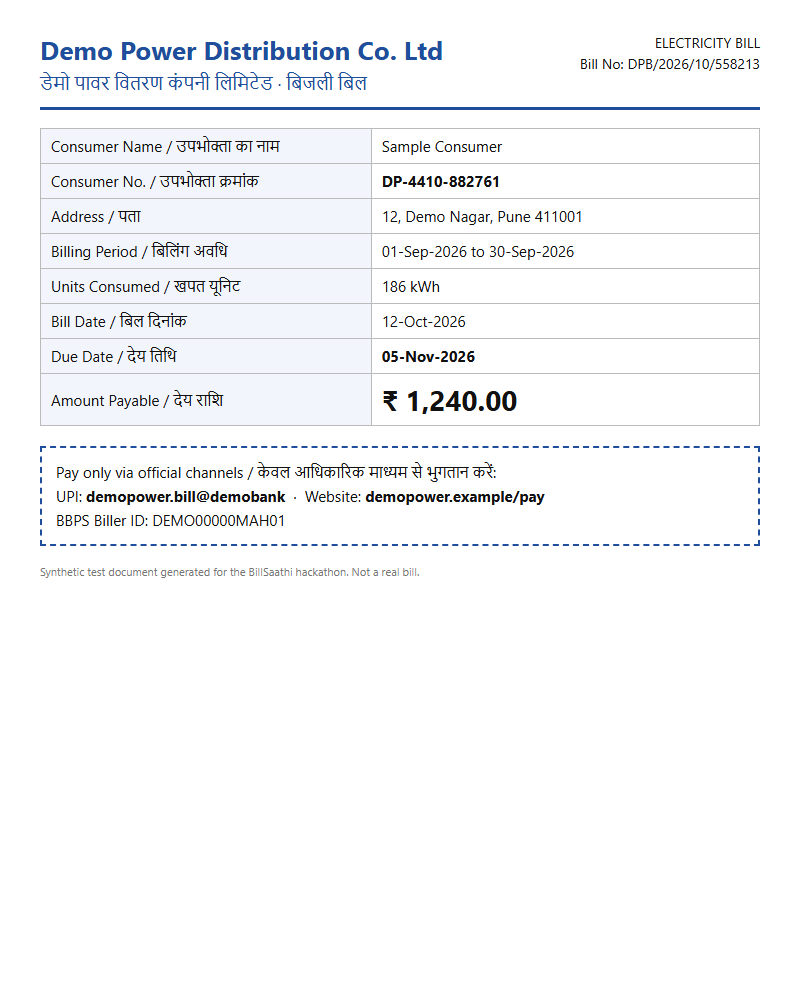
#> input picture api/spike/inputs/bill_clean.png, 800 x 1000 px
$ python -i make_inputs.py   (imports and definitions only)
#> lines starting #> are read from the running program, lines starting #| are printed output that depends on the picture; after the words box and inside, x2 and y2 are one past the last pixel; in counts of white or black regions, pixels touching at a corner belong together
"""Generate the spike's synthetic inputs and inputs/labels.jsonl.

Documents are HTML rendered by headless Edge (correct Devanagari shaping); the
"phone photo" is composited with Pillow so the bill's exact corners are known.
All names, numbers, domains and UPI IDs are fictional.

Run from api/:  .venv\\Scripts\\python -m spike.make_inputs
"""

import html
import json
import math
import random
import re
import subprocess
import tempfile
from datetime import date
from pathlib import Path
from string import Template

from PIL import Image, ImageDraw, ImageFilter

from app.schemas import (
    BillerCategory,
    BillFields,
    Channel,
    DestinationKind,
    Evidence,
    EvidenceCode,
    Expected,
    InputKind,
    Label,
    LabelInput,
    PaymentDestination,
    Region,
    Verdict,
)

HERE = Path(__file__).parent
TEMPLATES = HERE / "templates"
OUT = HERE / "inputs"
EDGE = Path(r"C:\Program Files (x86)\Microsoft\Edge\Application\msedge.exe")

BILL = {
    "bill_no": "DPB/2026/10/558213",
    "consumer_name": "Sample Consumer",
    "consumer_number": "DP-4410-882761",
    "address": "12, Demo Nagar, Pune 411001",
    "period": "01-Sep-2026 to 30-Sep-2026",
    "units": "186",
    "bill_date": "12-Oct-2026",
    "due_date": "05-Nov-2026",
    "amount": "1,240.00",
    "vpa": "demopower.bill@demobank",
    "site": "demopower.example/pay",
    "bbps_id": "DEMO00000MAH01",
}

SCAM_PHONE = "+91 90000 00000"
SCAM_LINK = "dem0power-update.example/pay"
SMS_SCAM_EN = (
    "Dear Consumer, Your electricity power will be disconnected tonight at 9:30 PM from "
    "electricity office because your previous month bill was not updated. Please immediately "
    f"contact our electricity officer {SCAM_PHONE}. Pay now:"
)
SMS_SCAM_HI = (
    "प्रिय उपभोक्ता, आपका बिजली कनेक्शन आज रात 9:30 बजे काट दिया जाएगा क्योंकि आपके पिछले महीने "
    f"का बिल अपडेट नहीं हुआ है। तुरंत बिजली अधिकारी से संपर्क करें {SCAM_PHONE}। "
    f"अभी भुगतान करें: {SCAM_LINK}"
)
WHATSAPP_HINGLISH = (
    "Namaste 🙏 Demo Power Customer Care. Aapka KYC update nahi hua hai, aaj raat connection "
    "cut ho jayega. Turant ye app download karke KYC complete karein: "
    f"demopower-kyc.example/DemoPower_KYC.apk  Help ke liye call karein {SCAM_PHONE}"
)
SMS_GENUINE_EN = (
    "Dear Consumer, your Demo Power bill for Sep-2026 of Rs 1,240.00 for consumer no "
    "DP-4410-882761 is due on 05-Nov-2026. Pay via the official Demo Power app or "
    "demopower.example/pay. Ignore if already paid. -DEMOPW"
)
VOICE_EN = "Is this electricity bill safe to pay?"
# BV's own recording (Telugu-English mix); converted from voice_te.m4a with ffmpeg.
VOICE_TE = "ఈ కరెంట్ బిల్లు సరైనదేనా? నేను దీన్ని కట్టొచ్చా?"


# [38 lines left out: function render, not called in this run]


def box_to_polygon(box: list[float]) -> list[tuple[float, float]]:
    x0, y0, x1, y1 = box
    return [(x0, y0), (x1, y0), (x1, y1), (x0, y1)]


def make_photo(bill: Path, out: Path) -> list[tuple[float, float]]:
    """Tilt/skew the bill onto a cluttered table and return its four corners in the photo."""
#> called with bill = 'inputs/bill_clean.png', out = 'out.png'
    rng = random.Random(42)
    W, H = 1600, 1200
    bg = Image.new("RGB", (W, H), (150, 108, 72))
    d = ImageDraw.Draw(bg)
    for x in range(0, W, 3):  # wood grain
        shade = rng.randint(-18, 18)
        d.line([(x, 0), (x + rng.randint(-40, 40), H)], fill=(150 + shade, 108 + shade, 72 + shade))
    d.ellipse([1270, 120, 1520, 370], fill=(235, 235, 230))  # cup
    d.ellipse([1305, 155, 1485, 335], fill=(92, 58, 35))
    d.polygon([(90, 980), (560, 1120), (552, 1145), (82, 1004)], fill=(25, 60, 160))  # pen
    d.polygon(
        [(1180, 820), (1480, 790), (1510, 1080), (1210, 1110)], fill=(250, 226, 110)
    )  # sticky note
    bg = bg.filter(ImageFilter.GaussianBlur(1.2))

    src = Image.open(bill).convert("RGB")
#> src is the input picture: PIL image 800x1000 RGB; mean R, G, B 246.6, 247.4, 248.9
    w, h = src.size
#> w = 800; h = 1000
    scale, angle, shear = 0.98, math.radians(-7), 0.05
    ca, sa = math.cos(angle), math.sin(angle)
    # forward map p' = A p + t  (scale, then shear, then rotate)
    a, b = scale * ca, scale * (ca * shear - sa)
    c, e = scale * sa, scale * (sa * shear + ca)
    tx, ty = 330.0, 140.0
    corners = [
        (a * x + b * y + tx, c * x + e * y + ty) for x, y in [(0, 0), (w, 0), (w, h), (0, h)]
    ]
    det = a * e - b * c
    inv = (e / det, -b / det, (b * ty - e * tx) / det, -c / det, a / det, (c * tx - a * ty) / det)

    shadow = Image.new("L", (W, H), 0)
#> shadow: PIL image 1600x1200 L; every value is 0
    ImageDraw.Draw(shadow).polygon([(x + 14, y + 16) for x, y in corners], fill=110)
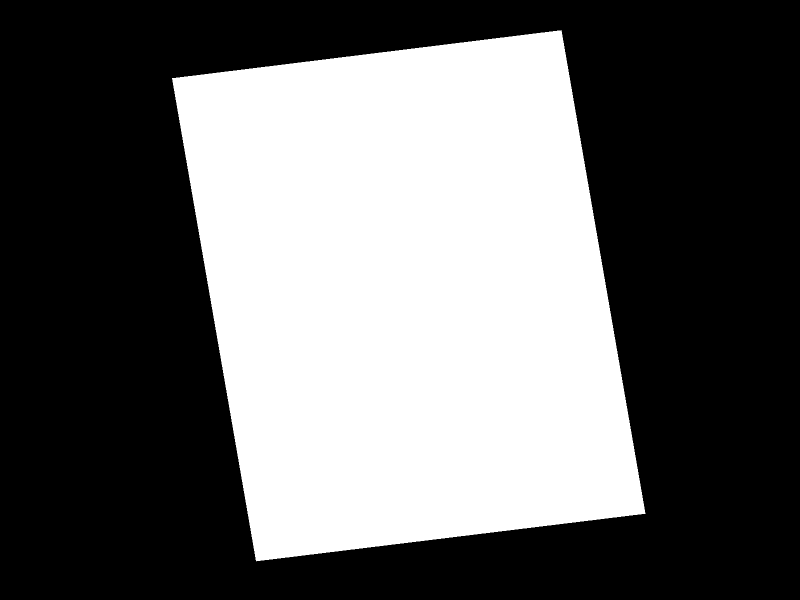
#> shadow: PIL image 1600x1200 L (shown at 1/2 size); values 0 (black) and 110 (white), 40.1% white; 1 white region, box (x1, y1, x2, y2) and area: (344, 60, 1291, 1123) 769043
    bg.paste((20, 14, 8), mask=shadow.filter(ImageFilter.GaussianBlur(14)))
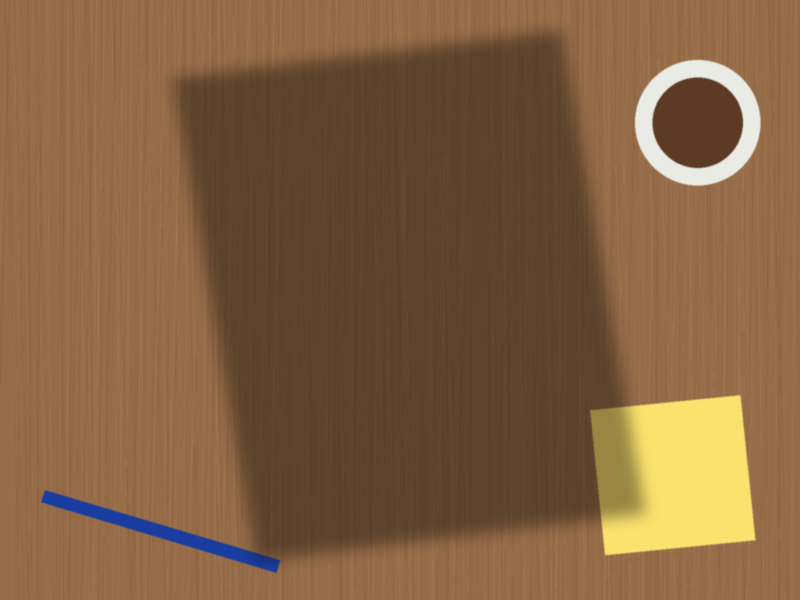
#> bg: PIL image 1600x1200 RGB (shown at 1/2 size); mean R, G, B 131.2, 97.2, 64.5
    warped = src.transform((W, H), Image.Transform.AFFINE, inv, resample=Image.Resampling.BICUBIC)
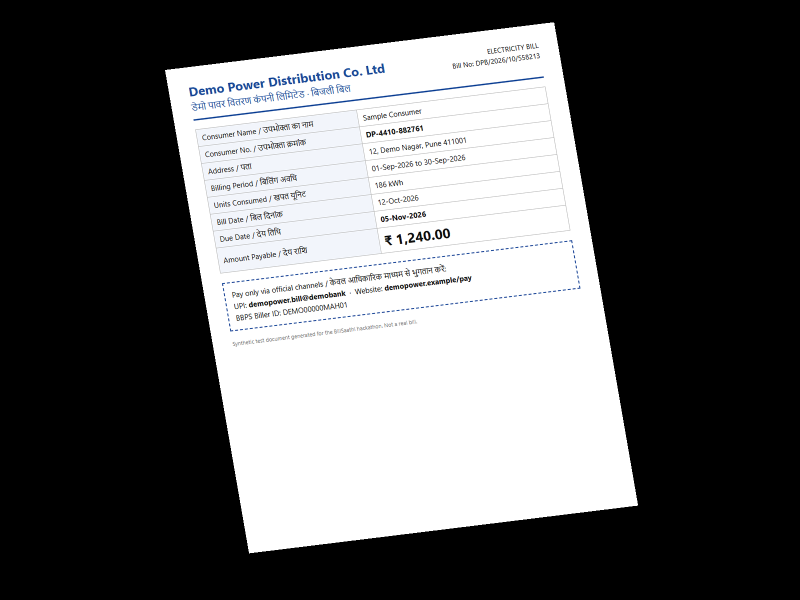
#> warped: PIL image 1600x1200 RGB (shown at 1/2 size); mean R, G, B 98.5, 98.8, 99.4
    mask = Image.new("L", (w, h), 255).transform(
        (W, H), Image.Transform.AFFINE, inv, resample=Image.Resampling.BILINEAR
    )
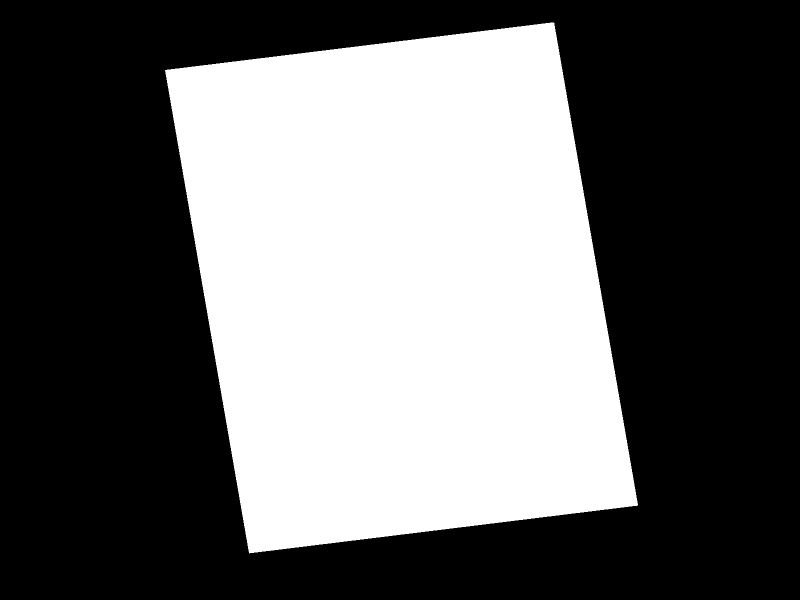
#> mask: PIL image 1600x1200 L (shown at 1/2 size); 40% white; 1 white region, box (x1, y1, x2, y2) and area: (330, 45, 1276, 1107) 768320
    bg.paste(warped, mask=mask)
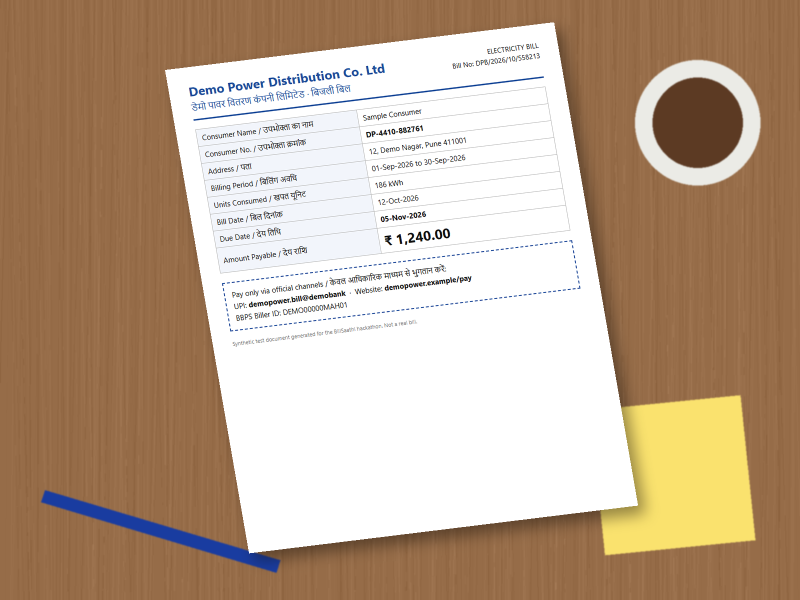
#> bg: PIL image 1600x1200 RGB (shown at 1/2 size); mean R, G, B 190.8, 168, 145.6

    light = Image.radial_gradient("L").resize((W, H)).point(lambda v: int(v * 0.35))
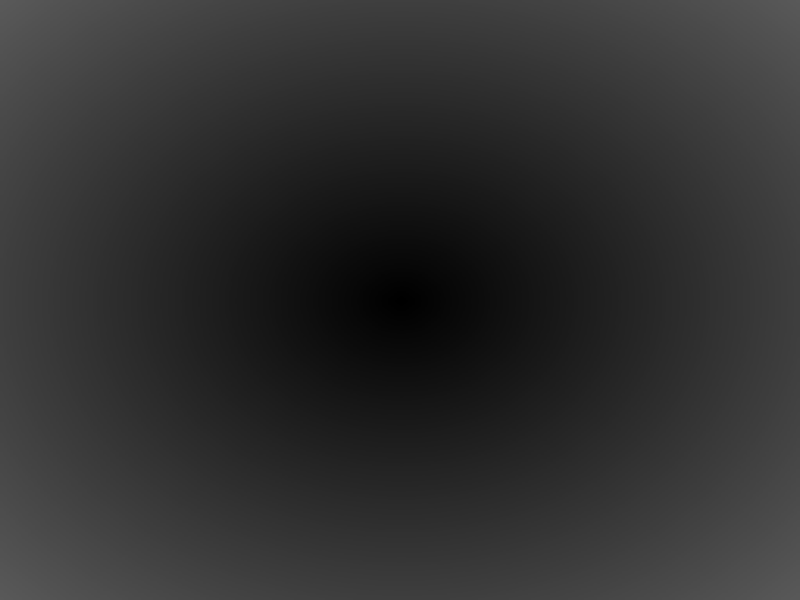
#> light: PIL image 1600x1200 L (shown at 1/2 size); min 0, max 89, mean 47.8
    bg.paste((0, 0, 0), mask=light)  # vignette, darker toward the edges
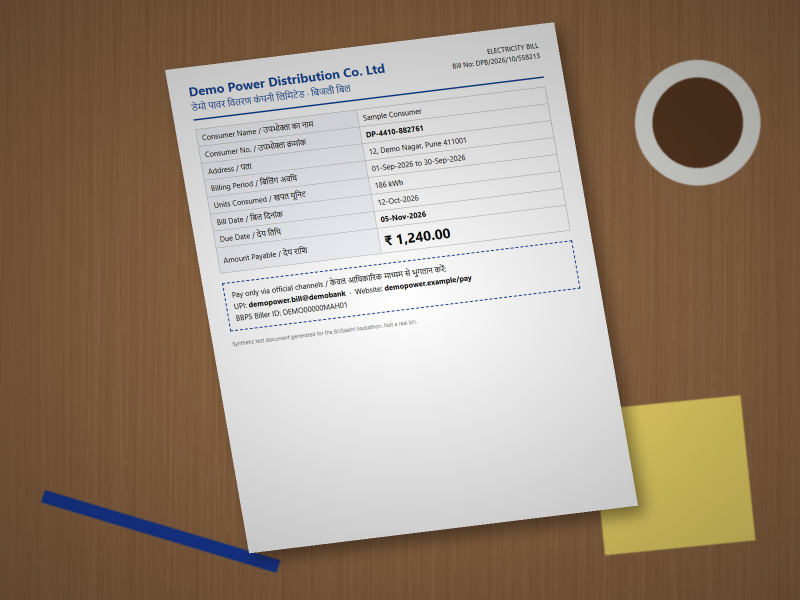
#> bg: PIL image 1600x1200 RGB (shown at 1/2 size); mean R, G, B 157.3, 139.8, 122.6
    bg.save(out, quality=80)
    return corners


# [250 lines left out: functions make_voice_en, main, not called in this run]


# [2 lines not run here, left out]

>>> result = make_photo('inputs/bill_clean.png', 'out.png')
